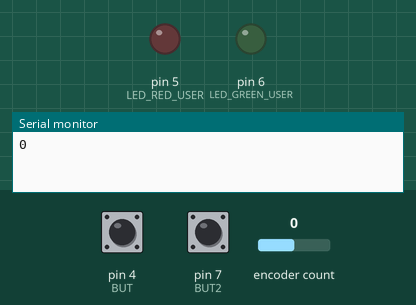
Simulated run of this sketch. Board: Arduino Uno, built with avr-gcc and run on an emulated ATmega328P. Parts: output pins drawn as LEDs (lit = HIGH), the last lines printed to the serial monitor. Inputs (shaded band) come from the test bench; at power-on: encoder count 0, pin 4 (BUT) HIGH, pin 7 (BUT2) HIGH.

Above: at 1.2 s.
1.3 s: encoder count set to 1
At 1.65 s:
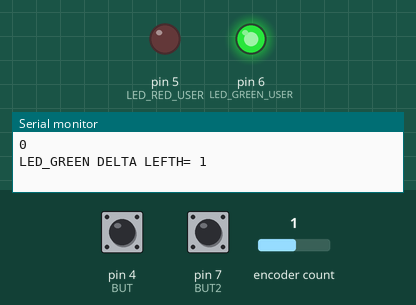
3.3 s: pin 4 (BUT) pulled LOW for 0.15 s
At 3.37 s:
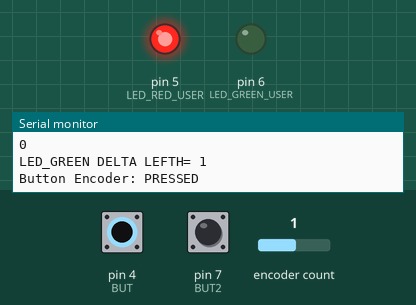
4.9 s: pin 7 (BUT2) pulled LOW for 0.15 s
At 6.2 s:
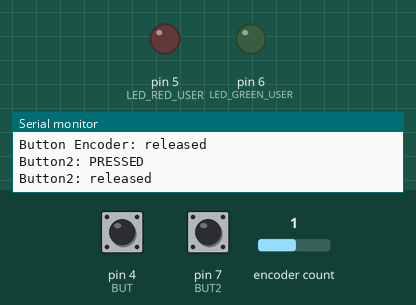
6.5 s: pin 7 (BUT2) pulled LOW for 3.2 s
At 7.0 s:
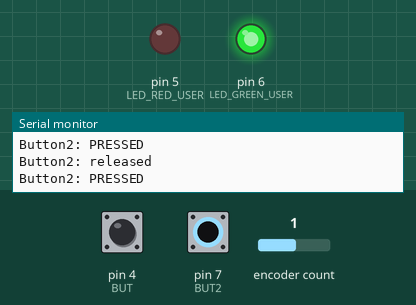
11.2 s: pin 4 (BUT) pulled LOW for 3.2 s
At 15.4 s:
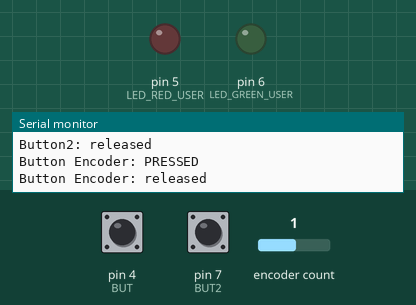
15.9 s: encoder count set to 0
At 16.25 s:
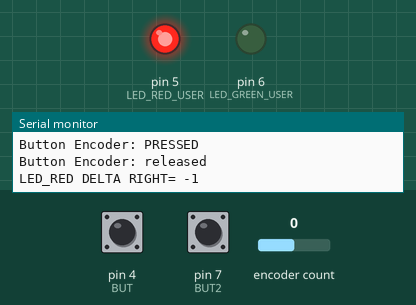
Timing chart, 0 to 18.6 s (numbered marks = the images above; inputs shaded):
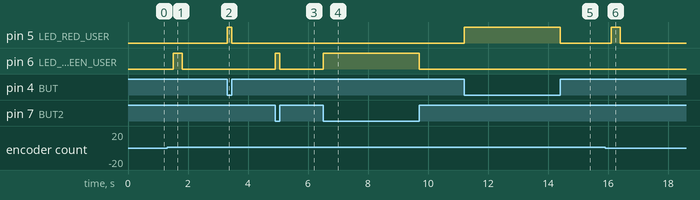

Measured:
- after the input at 1.3 s, pin 6 (LED_GREEN_USER): LOW → HIGH after 0.20 s, → LOW 0.30 s later
- after the input at 3.3 s, pin 5 (LED_RED_USER): LOW → HIGH at once, → LOW 0.15 s later
- after the input at 4.9 s, pin 6 (LED_GREEN_USER): LOW → HIGH at once, → LOW 0.15 s later
- after the input at 6.5 s, pin 6 (LED_GREEN_USER): LOW → HIGH at once, → LOW 3.2 s later
- after the input at 11.2 s, pin 5 (LED_RED_USER): LOW → HIGH at once, → LOW 3.2 s later
- after the input at 15.9 s, pin 5 (LED_RED_USER): LOW → HIGH after 0.20 s, → LOW 0.30 s later

The sketch:

encoder.ino
```cpp
#include <RotaryEncoder.h>          // Подключаем библиотеку для работы с энкодером

// Пины энкодера (DT, CLK)
#define DT   2                  // подключен к выходу DT энкодера
#define CLK  3                  // подключен к выходу CLK энкодера
#define BUT  4                  // подключен к кнопке энкодера
#define BUT2  7                  // подключен к кнопке энкодера
#define LED_RED_USER   5            // внешний красный светодиод
#define LED_GREEN_USER 6            // внешний зелёный светодиод
#define MOVE_TIMEOUT 200            // время опроса энкодера в мс

//---------------------------------------------------------------------------------------------
// Прототипы функций
//---------------------------------------------------------------------------------------------
void printButtonState();        //Прототип функции индикации индикации состояния кнопок
void Button2_ON_OFF();          //Прототип функции опроса кнопки из ДЗ
void Button_Encoder_ON_OFF();   //Прототип функции опроса кнопки Энкодера
void Encoder_ON();              //Прототип функции работы Энкодера

//---------------------------------------------------------------------------------------------
// Глобальные переменныке и объекты
//---------------------------------------------------------------------------------------------
RotaryEncoder encoder(DT, CLK); // Создаем объект энкодера и передаём пины DT и CLK

long pos     = 0;                    // Текущее положение энкодера (начинаем с 0)
long lastPos = 0;                    // Предыдущее положение энкодера (для отслеживания изменения)
bool lastBtnState = HIGH;            // Предыдущее состояние кнопки (HIGH = не нажата при INPUT_PULLUP)
bool lastBtnState2 = HIGH;           // Предыдущее состояние кнопки (HIGH = не нажата при INPUT_PULLUP)
bool btnState = 0;                   //Состояние кнопки на энкодере
bool btnState2 = 0;                  //Состояние кнопки из ДЗ
long accumulatedDelta = 0;           // накопленное изменение позиции
unsigned long lastMoveTime = 0;      // время последнего движения


//---------------------------------------------------------------------------------------------
// Настройка платы
//---------------------------------------------------------------------------------------------
void setup() {
  pinMode(BUT, INPUT_PULLUP);         // Настраиваем пин кнопки как вход с внутренней подтяжкой к VCC
  pinMode(BUT2, INPUT_PULLUP);      // Настраиваем пин кнопки как вход
  //pinMode(BUT2, INPUT);        // вариант без подтяжки
  pinMode(LED_RED_USER, OUTPUT);    // Настраиваем пин красного светодиода как выход
  pinMode(LED_GREEN_USER, OUTPUT);  // Настраиваем пин зелёного светодиода как выход

  Serial.begin(9600);               // Запускаем последовательный порт на скорости 9600 бод
  Serial.println(pos);              // Выводим начальное значение позиции энкодера (0)
}

//---------------------------------------------------------------------------------------------
// Главный цикл
//---------------------------------------------------------------------------------------------
void loop() {
  // Обновляем состояние энкодера (читаем его выводы DT/CLK внутри библиотеки)
  btnState = digitalRead(BUT);   // Считываем текущее состояние кнопки (HIGH или LOW)
  btnState2 = digitalRead(BUT2);   // Считываем текущее состояние кнопки (HIGH или LOW)
  encoder.tick();                   // Сообщаем библиотеке, что надо опросить энкодер
  pos = encoder.getPosition();      // Получаем текущее положение энкодера (счётчик шагов)

  //---------------------------------------------------------------------------------------------
  // 1. Обработка вращения
  //---------------------------------------------------------------------------------------------
  if (pos != lastPos) {             // Если положение изменилось (ручку повернули)
    long delta = pos - lastPos;       // изменение за этот шаг
    accumulatedDelta += delta;        // накапливаем общее изменение
    lastMoveTime = millis();          // запоминаем момент последнего движения

    lastPos = pos;                    // обновляем
  }

  // 1.1. Проверяем, не закончено ли вращение
  if (accumulatedDelta != 0 && (millis() - lastMoveTime > MOVE_TIMEOUT)) {
    // СЮДА мы попадаем один раз после того, как энкодер «успокоился» на MOVE_TIMEOUT мс
    Encoder_ON();
  }
  //---------------------------------------------------------------------------------------------
  // 2. Обработка изменения состояния кнопки энкодера (отдельно от вращения)
  //---------------------------------------------------------------------------------------------
  if (btnState != lastBtnState) {         // Если состояние кнопки изменилось по сравнению с прошлым
    Button_Encoder_ON_OFF();
  }
  //---------------------------------------------------------------------------------------------
  // 3. Обработка изменения состояния кнопки по ДЗ
  //---------------------------------------------------------------------------------------------
  if (btnState2 != lastBtnState2) {         // Если состояние кнопки изменилось по сравнению с прошлым
    Button2_ON_OFF();
  }

  delay(1);                               // Пауза 1 мс перед новым циклом
}
//---------------------------------------------------------------------------------------------

//---------------------------------------------------------------------------------------------
// Функция вывода на индикацию нажатия кнопок
//---------------------------------------------------------------------------------------------
void printButtonState() {
  if (btnState != lastBtnState){
    if (btnState == LOW) {                // Если теперь LOW – кнопку нажали
      Serial.println("Button Encoder: PRESSED");  // Пишем в монитор порта, что кнопка нажата
    } else {                              // Иначе стало HIGH – кнопку отпустили
      Serial.println("Button Encoder: released"); // Пишем в монитор порта, что кнопка отпущена
    }
  }
  if (btnState2 != lastBtnState2){
    if (btnState2 == LOW) {                // Если теперь LOW – кнопку нажали
      Serial.println("Button2: PRESSED");  // Пишем в монитор порта, что кнопка нажата
    } else {                              // Иначе стало HIGH – кнопку отпустили
      Serial.println("Button2: released"); // Пишем в монитор порта, что кнопка отпущена
    }
  }
}

//---------------------------------------------------------------------------------------------
// Функция обработки нажатия кнопки из ДЗ
//---------------------------------------------------------------------------------------------
void Button2_ON_OFF() {
    if (btnState2 == LOW) {                // Если теперь LOW – кнопку нажали
      digitalWrite(LED_GREEN_USER, HIGH);
    } else {                              // Иначе стало HIGH – кнопку отпустили
      digitalWrite(LED_GREEN_USER, LOW);
    }
    printButtonState();
    lastBtnState2 = btnState2;              // Обновляем сохранённое состояние кнопки
}

//---------------------------------------------------------------------------------------------
// Функция обработки нажатия кнопки Энкодлера
//---------------------------------------------------------------------------------------------
void Button_Encoder_ON_OFF() {
    if (btnState == LOW) {                // Если теперь LOW – кнопку нажали
      digitalWrite(LED_RED_USER, HIGH);
    } else {                              // Иначе стало HIGH – кнопку отпустили
      digitalWrite(LED_RED_USER, LOW);
    }
    printButtonState();
    lastBtnState = btnState;              // Обновляем сохранённое состояние кнопки
}

//---------------------------------------------------------------------------------------------
// Функция обработки врщения ручки Энкодлера
//---------------------------------------------------------------------------------------------
void Encoder_ON() {             // Если положение изменилось (ручку повернули)
     // Пример индикации: если суммарное смещение > 0 — красный, < 0 — зелёный
    if (accumulatedDelta > 0) {
      Serial.print("LED_GREEN DELTA LEFTH= ");
      digitalWrite(LED_RED_USER, LOW);
      digitalWrite(LED_GREEN_USER, HIGH);
    } else if (accumulatedDelta < 0) {
      Serial.print("LED_RED DELTA RIGHT= ");
      digitalWrite(LED_RED_USER, HIGH);
      digitalWrite(LED_GREEN_USER, LOW);
    }
    Serial.println(accumulatedDelta);   // выводим суммарное изменение

    delay(300);                         // подержать индикацию
    digitalWrite(LED_RED_USER, LOW);
    digitalWrite(LED_GREEN_USER, LOW);

    accumulatedDelta = 0;               // сбрасываем накопитель
}
```
